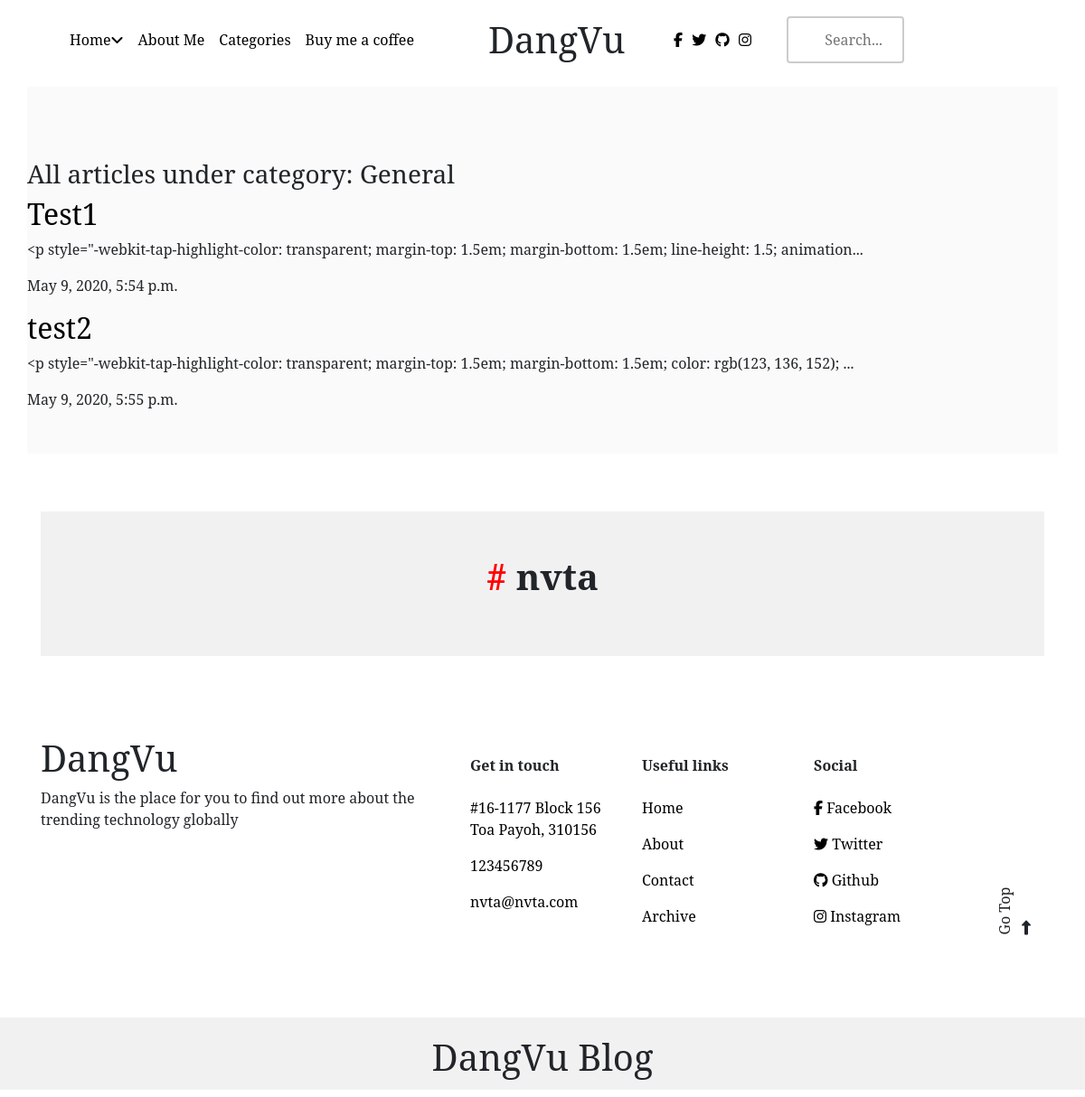
/categories/general, run on the app's committed database.
### articles/models.py (models this page shows, shortened)
class Category(models.Model):
    created_at = models.DateTimeField(auto_now_add=True)
    title = models.CharField(max_length=255, default='General')
    slug = models.SlugField(default='')
    class Meta:
        verbose_name = "Category"
        verbose_name_plural = "Categories"
        ordering = ['title']

class Article(models.Model):
    TAGGIT_CASE_INSENSITIVE = True
    title = models.CharField(max_length=200)
    slug = models.SlugField()
    body = models.TextField()
    date = models.DateTimeField(auto_now_add= True)
    thumb = models.ImageField(default='default.jpg', blank=True)
    category = models.ForeignKey(Category, null=True, blank=True, on_delete= models.SET_NULL)
    tags = TaggableManager()
    hit_count_generic = GenericRelation(HitCount, object_id_field='object_pk',related_query_name='hit_count_generic_relation')
    def snippet(self):
        return self.body[0:120] + "..."

### articles/views.py (the view)
# urls.py: path('categories/<slug>', views.category_detail, name="category"),
def category_detail(request, slug):
    selected_category = Category.objects.get(slug = slug)
    category_title = selected_category.title
    articles = Article.objects.filter(category__slug__exact = slug)
    return render(request, 'articles/category_detail.html', {'category': selected_category.title, 'articles': articles})

### articles/templates/articles/category_detail.html (shortened to what this page needs)
{% extends 'base_layout.html'%}
{% block content%}
<section class="section-body container">
    <div class = "articles">
        <h3> All articles under category: {{ category }}</h3>
        {% for article in articles %}
            <div class="article">
                <h2><a href="/articles/{{article.slug }}">{{article.title }}</a></h2>
                <p>{{ article.snippet }}</p>
                    <p>{{ article.date }}</p>
            </div>
        {% endfor %}
    </div>
</section>
{% endblock%}

### assets/newIndex.css (style rules this page uses)
* { font-family: "Noto Serif", serif; }
a { color: black; }
.section-body { background-color: #FAFAFA; margin-bottom: 4em; padding: 5em 0 2em 0; }

### data on the page
Category: title "General"
Article: title "Test1", snippet "<p style=\"-webkit-tap-highlight-color: transparent; margin-top: 1.5em; margin-bottom: 1.5em; line-height: 1.5; animation...", date "May 9, 2020, 5:54 p.m."
Article: title "test2", snippet "<p style=\"-webkit-tap-highlight-color: transparent; margin-top: 1.5em; margin-bottom: 1.5em; color: rgb(123, 136, 152); ...", date "May 9, 2020, 5:55 p.m."
